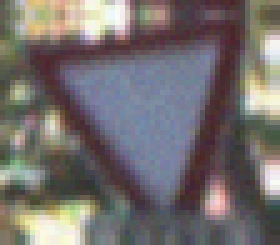
#> input picture esp32_transfer_python_script/offline_test/00007.png, 56 x 49 px (shown 5 times larger); its folder holds only this picture in this run
$ python -i datasets.py   (imports and definitions only)
#> lines starting #> are read from the running program, lines starting #| are printed output that depends on the picture
#> further down, picture is the input picture: shape (49, 56, 3); mean B, G, R 111, 111.4, 116.9
import os

import cv2
import numpy as np
import torch
from torch.utils.data import DataLoader, Dataset, random_split

VALID_EXTENSIONS = (".jpg", ".jpeg", ".png", ".bmp", ".tif", ".tiff", ".webp")


def auto_exposure_balance(
    img: np.ndarray,
    target_mean: int = 145,
    min_gamma: float = 0.6,
    max_gamma: float = 1.8,
    use_clahe: bool = True,
) -> np.ndarray:
#> called with target_mean = 145, min_gamma = 0.6, max_gamma = 1.8, use_clahe = True
    lab = cv2.cvtColor(img, cv2.COLOR_BGR2LAB)
#> lab: shape (49, 56, 3); mean of channels 0, 1, 2 119.9, 130.7, 129.1
    l, a, b = cv2.split(lab)
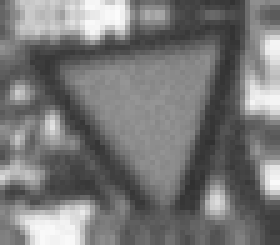
#> l: shape (49, 56) (shown 5 times larger); min 48, max 251, mean 119.9
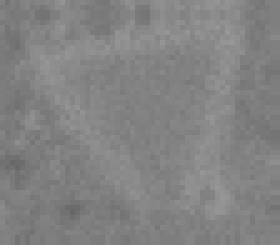
#> a: shape (49, 56) (shown 5 times larger); min 102, max 151, mean 130.7
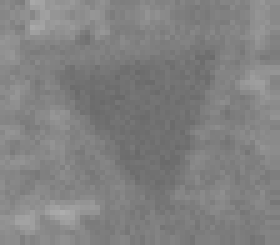
#> b: shape (49, 56) (shown 5 times larger); min 106, max 173, mean 129.1
    mean_l = max(float(np.mean(l)), 1.0)
#> mean_l = 119.9
    gamma = np.log(target_mean / 255.0) / np.log(mean_l / 255.0)
#> gamma = 0.748
    gamma = float(np.clip(gamma, min_gamma, max_gamma))
    table = np.array([((i / 255.0) ** gamma) * 255 for i in np.arange(256)], dtype=np.uint8)
#> table = 256 values from 0 to 255
    l_adj = cv2.LUT(l, table)
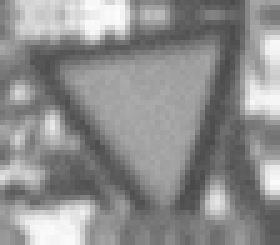
#> l_adj: shape (49, 56) (shown 5 times larger); min 73, max 252, mean 142.4

    if use_clahe:
        l_adj = cv2.createCLAHE(clipLimit=2.0, tileGridSize=(8, 8)).apply(l_adj)
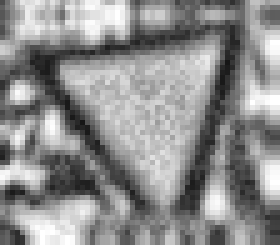
#> l_adj: shape (49, 56) (shown 5 times larger); min 22, max 255, mean 142.3

    return cv2.cvtColor(cv2.merge([l_adj, a, b]), cv2.COLOR_LAB2BGR)
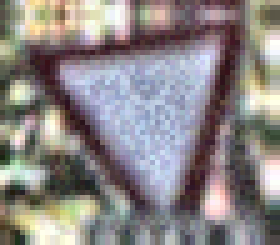
#> returned value: shape (49, 56, 3) (shown 5 times larger); mean B, G, R 134.1, 134.4, 139.8


# [56 lines left out: functions _load_and_resize, _looks_like_train_dir, _looks_like_test_dir, _resolve_train_dir, _resolve_test_dir, not called in this run]


class ImageDataset(Dataset):
    # [45 lines left out: functions __init__, _scan_train, _cache_path, _get_image, not called in this run]

    def __len__(self):
        return len(self.paths)

    # [6 lines left out: function __getitem__, not called in this run]


class TestImageDataset(Dataset):
    # [35 lines left out: functions __init__, _cache_path, _get_image, not called in this run]

    def __len__(self):
        return len(self.image_files)

    # [69 lines left out: functions __getitem__, get_dataloaders, not called in this run]

>>> import cv2
>>> picture = cv2.imread('../../../esp32_transfer_python_script/offline_test/00007.png')
>>> result = auto_exposure_balance(picture)

$ run again, on esp32_transfer_python_script/offline_test/00008.png
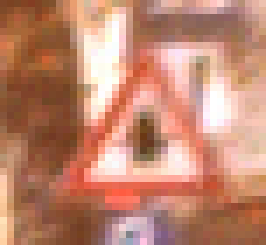
#> input picture esp32_transfer_python_script/offline_test/00008.png, 38 x 35 px (shown 7 times larger)
#> picture is the input picture: shape (35, 38, 3); mean B, G, R 112, 134.8, 192.7
#> lab: shape (35, 38, 3); mean of channels 0, 1, 2 156.4, 148.1, 150
#> in auto_exposure_balance, `l, a, b = cv2.split(lab)`:
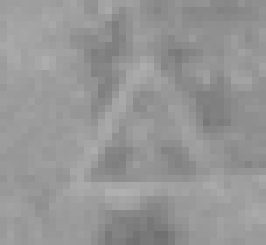
#> b: shape (35, 38) (shown 7 times larger); min 112, max 176, mean 150
#> mean_l = 156.4
#> gamma = 1.15
#> table = 256 values from 0 to 255
#> in auto_exposure_balance, `return cv2.cvtColor(cv2.merge([l_adj, a, b]), cv2.COLOR_LAB2BGR)`:
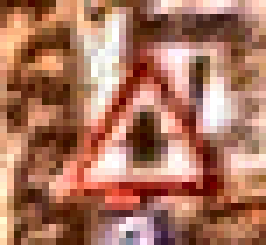
#> returned value: shape (35, 38, 3) (shown 7 times larger); mean B, G, R 95.5, 117.1, 171.4

$ run again, on esp32_transfer_python_script/offline_test/00012.png
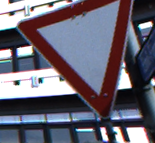
#> input picture esp32_transfer_python_script/offline_test/00012.png, 155 x 143 px
#> picture is the input picture: shape (143, 155, 3); mean B, G, R 113.2, 100.2, 103.3
#> lab: shape (143, 155, 3); mean of channels 0, 1, 2 106.8, 133.7, 122.6
#> in auto_exposure_balance, `l, a, b = cv2.split(lab)`:
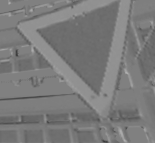
#> b: shape (143, 155); min 57, max 176, mean 122.6
#> mean_l = 106.8
#> gamma = 0.649
#> table = 256 values from 0 to 255
#> in auto_exposure_balance, `return cv2.cvtColor(cv2.merge([l_adj, a, b]), cv2.COLOR_LAB2BGR)`:
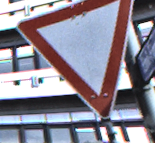
#> returned value: shape (143, 155, 3); mean B, G, R 148.1, 135.4, 139.4

$ run again, on esp32_transfer_python_script/offline_test/00013.png
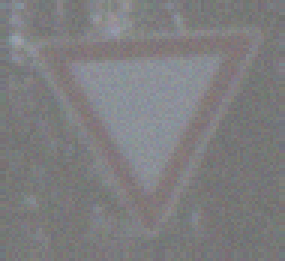
#> input picture esp32_transfer_python_script/offline_test/00013.png, 95 x 87 px (shown 3 times larger)
#> picture is the input picture: shape (87, 95, 3); mean B, G, R 127.5, 125.5, 125.9
#> lab: shape (87, 95, 3); mean of channels 0, 1, 2 134.5, 128.6, 127
#> in auto_exposure_balance, `l, a, b = cv2.split(lab)`:
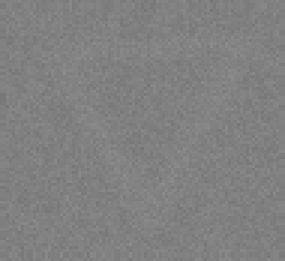
#> a: shape (87, 95) (shown 3 times larger); min 119, max 140, mean 128.6
#> mean_l = 134.5
#> gamma = 0.882
#> table = 256 values from 0 to 255
#> in auto_exposure_balance, `return cv2.cvtColor(cv2.merge([l_adj, a, b]), cv2.COLOR_LAB2BGR)`:
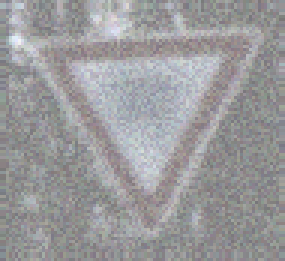
#> returned value: shape (87, 95, 3) (shown 3 times larger); mean B, G, R 156.2, 154.2, 154.6
